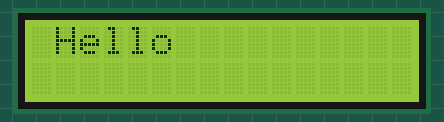
The sketch below on a simulated Arduino Uno, built with avr-gcc and run on an emulated ATmega328P. Parts: 16×2 character LCD.

Above: at 0.1 s.
At 1.1 s:
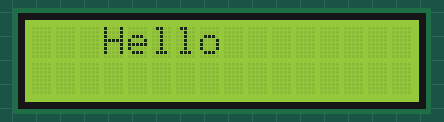
At 1.6 s:
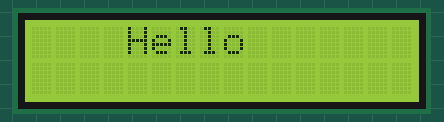
At 2.6 s:
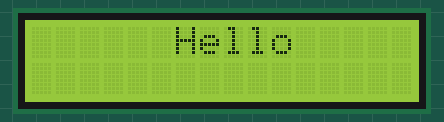
At 4.1 s:
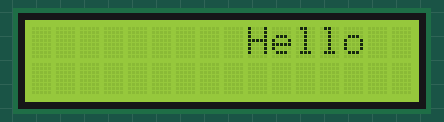
At 5.6 s:
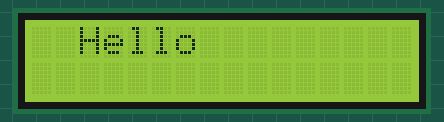

Measured:
- by itself, everything shown: repeats every 5.0 s, in 11 steps
- what the display in image 1 shows lasts 0.5 s, from 1.1 s to 1.6 s

The sketch:

Scroll_text.ino
```cpp
#include<LiquidCrystal.h>
LiquidCrystal lcd(12, 11, 5, 4, 3, 2);

void setup() {

lcd.begin(16,2);


}

void loop() {


  lcd.print("Hello");
  lcd.scrollDisplayRight();
  delay(500);
  lcd.scrollDisplayRight();
  delay(500);
  lcd.scrollDisplayRight();
  delay(500);
   lcd.scrollDisplayRight();
  delay(500);
   lcd.scrollDisplayRight();
  delay(500);
   lcd.scrollDisplayRight();
  delay(500);
   lcd.scrollDisplayRight();
  delay(500);
   lcd.scrollDisplayRight();
  delay(500);
   lcd.scrollDisplayRight();
  delay(500);
   lcd.scrollDisplayRight();
  delay(500);
  lcd.clear();

  }


// lcd.scrollDisplayRight();
// For more information, go to www.Arduino.cc/lcd
```
